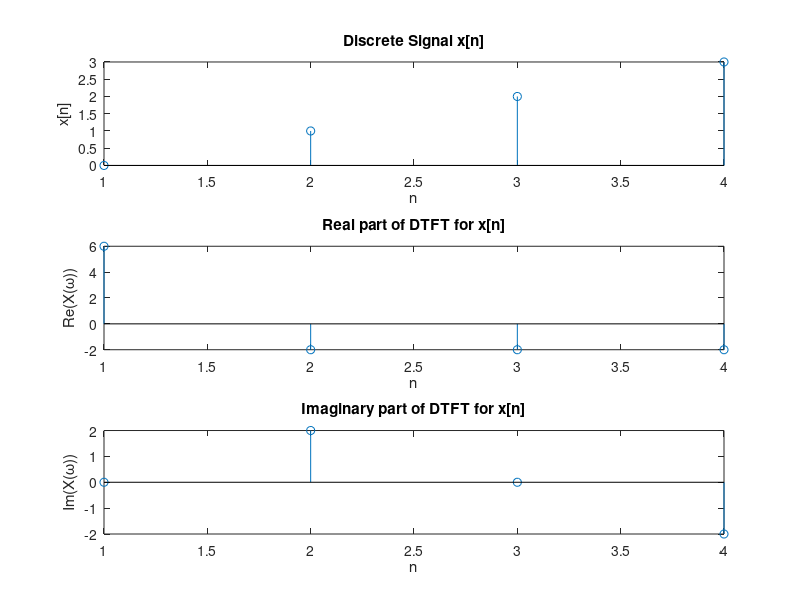

MATLAB code for this plot:
x=[0,1,2,3]
y=fft(x,4)
subplot(3,1,1)
stem(x)
xlabel('n')
ylabel('x[n]')
title('Discrete Signal x[n]')
subplot(3,1,2)
stem(real(y))
xlabel('n')
ylabel('Re(X(\omega))')
title('Real part of DTFT for x[n]')
subplot(3,1,3)
stem(imag(y))
xlabel('n')
ylabel('Im(X(\omega))')
title('Imaginary part of DTFT for x[n]')
